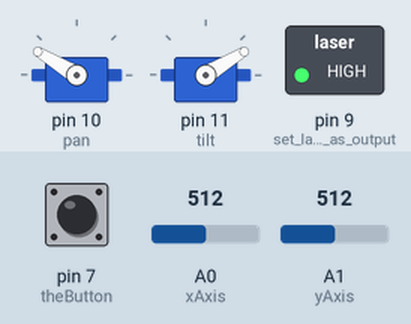
This sketch was run on a simulated Arduino Uno, built with avr-gcc and run on an emulated ATmega328P. On the bench: 2 × servo, switched loads named in the sketch (green lamp = pin HIGH). Inputs (shaded band) come from the test bench; at power-on: A1 (yAxis) = 512, A0 (xAxis) = 512, pin 7 (theButton) HIGH.

Above: at 1.2 s.
1.3 s: A1 (yAxis) set to 499
At 2.1 s:
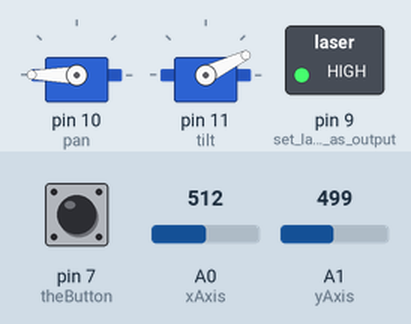
3.3 s: A0 (xAxis) set to 460
At 5.83 s:
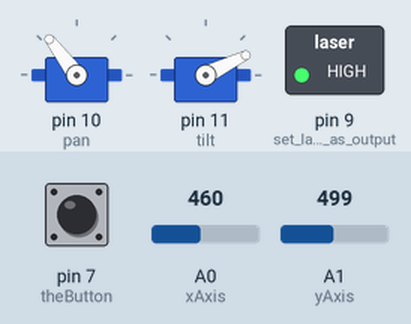
6.3 s: A1 (yAxis) set to 511
At 9.1 s:
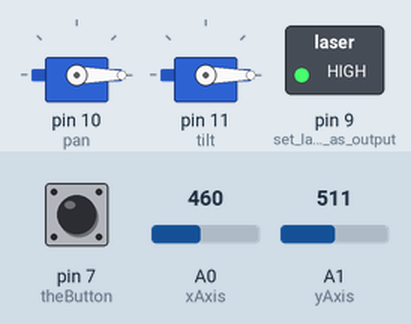
9.3 s: A0 (xAxis) set to 494
11.3 s: A0 (xAxis) set to 514
At 12.94 s:
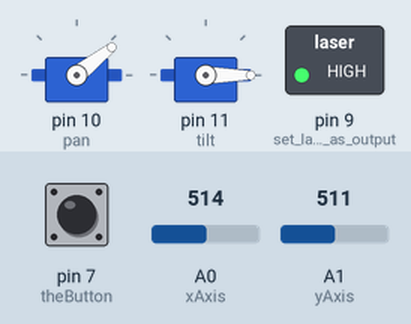
14.3 s: A0 (xAxis) set to 490
At 14.7 s:
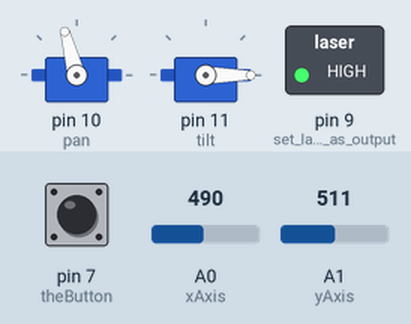
Timing chart, 0 to 16.8 s (numbered marks = the images above; inputs shaded):
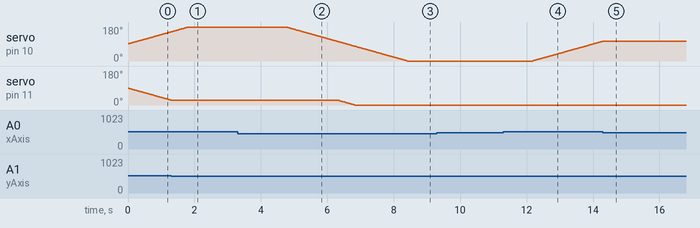

Measured:
- the behaviour switches between 511 and 510 on A1 (yAxis) (found by bisection; images 0 and 1)
- the behaviour switches between 500 and 501 on A0 (xAxis) (found by bisection; images 3 and 4)
- after the input at 1.3 s, servo on pin 11 (tilt): stays 26° (without the input it goes to 25° after 0.00 s)
- after the input at 3.3 s, servo on pin 10 (pan): moves from 180° to 104° over 1.5 s, starting after 1.5 s
- after the input at 6.3 s, servo on pin 11 (tilt): moves from 26° to 0° over 0.51 s, starting at once
- after the input at 9.3 s, every drawn part: stays the same
- after the input at 11.3 s, servo on pin 10 (pan): moves from 0° to 105° over 2.1 s, starting after 0.88 s
- after the input at 14.3 s, servo on pin 10 (pan): stays 105° (without the input it goes to 106° after 0.02 s)

The sketch:

cat_toy.ino
```cpp
/*
 * Laser Cat Toy w/ remote control
 * learnelectronics
 * 12-15/2016
 */


#include <Servo.h>                //include the servo library
Servo pan;                        //define the pan servo
Servo tilt;                       //define the tilt servo

int tiltPos = 90;                 //set servo initial position
int panPos = 90;                  //set servo initial position
int x=0;                          //int variable x
int y=0;                          //int variable y
int button=0;                     //int variable button
#define xAxis A0                  //set pins
#define yAxis A1                  //set pins
#define theButton 7               //set pins


void setup() {

 pan.attach(10);                  //attach the pan servo
  tilt.attach(11);                //attach the tilt servo
Serial.begin(9600);               //start comms
pinMode(theButton,INPUT_PULLUP);  //set button as input pullup
pinMode(9,OUTPUT);                //set laser as output
pan.write(panPos);                //send servos to initial positions
tilt.write(tiltPos);              //send servos to initial positions
digitalWrite(9,HIGH);             //turn on laser

}

void loop() {
  // put your main code here, to run repeatedly:

x = analogRead(xAxis);            //determine joystick postion
y = analogRead(yAxis);            //determine joystick postion
button = digitalRead(theButton);  //determine joystick postion

if(x<470){                        //pan down
  panPos = panPos -1;
}
  else if(x>500){                 //pan up
    panPos = panPos +1;
  }
else {
  panPos = panPos;                //do nothing
}

if(y<480){                        //tilt right
  tiltPos = tiltPos +1;
}
  else if(y>510){                 //tilt left
    tiltPos = tiltPos -1;
  }
else {                            //do nothing
  tiltPos = tiltPos;
}

if(button = 0){                   //reset servos if button is pushed
  panPos = 90;
  tiltPos = 90;
}


pan.write(panPos);                //current position stored
tilt.write(tiltPos);              //current position stored
delay(20);                        //speed control


}
```
